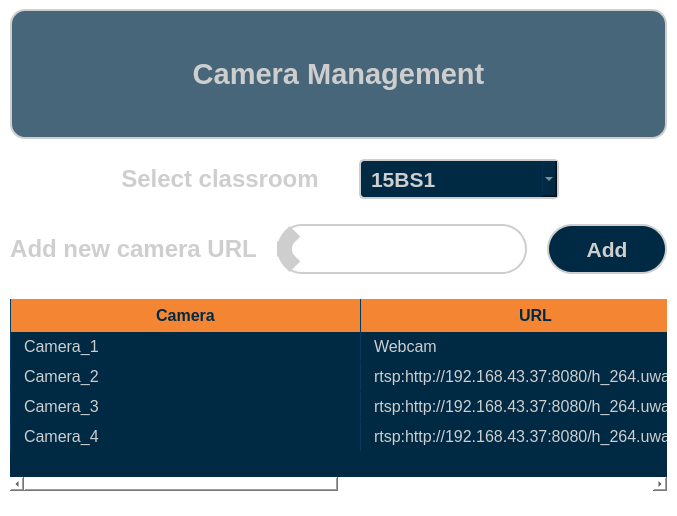
            <widget class="QWidget" name="page_camera">
             <property name="styleSheet">
              <string notr="true">background-color: rgb(255, 255, 255);</string>
             </property>
             <layout class="QVBoxLayout" name="verticalLayout_8" stretch="0,0,0,0">
              <property name="spacing">
               <number>20</number>
              </property>
              <property name="leftMargin">
               <number>10</number>
              </property>
              <property name="topMargin">
               <number>9</number>
              </property>
              <property name="rightMargin">
               <number>10</number>
              </property>
              <property name="bottomMargin">
               <number>25</number>
              </property>
              <item>
               <widget class="QLabel" name="title_camera">
                <property name="minimumSize">
                 <size>
                  <width>0</width>
                  <height>130</height>
                 </size>
                </property>
                <property name="maximumSize">
                 <size>
                  <width>16777215</width>
                  <height>16777215</height>
                 </size>
                </property>
                <property name="font">
                 <font>
                  <family>Segoe UI</family>
                  <pointsize>22</pointsize>
                  <weight>75</weight>
                  <bold>true</bold>
                 </font>
                </property>
                <property name="styleSheet">
                 <string notr="true">QLabel{
	background: rgba(0, 42, 68, 183);
	color: #cecece;
	border: 2px solid #cecece;
	border-radius: 15px;
	
}
</string>
                </property>
                <property name="text">
                 <string>Camera Management</string>
                </property>
                <property name="alignment">
                 <set>Qt::AlignCenter</set>
                </property>
               </widget>
              </item>
              <item>
               <widget class="QFrame" name="select_frame">
                <property name="sizePolicy">
                 <sizepolicy hsizetype="Expanding" vsizetype="Expanding">
                  <horstretch>0</horstretch>
                  <verstretch>0</verstretch>
                 </sizepolicy>
                </property>
                <property name="minimumSize">
                 <size>
                  <width>0</width>
                  <height>0</height>
                 </size>
                </property>
                <property name="maximumSize">
                 <size>
                  <width>16777215</width>
                  <height>40</height>
                 </size>
                </property>
                <property name="styleSheet">
                 <string notr="true">background: transparent;</string>
                </property>
                <property name="frameShape">
                 <enum>QFrame::NoFrame</enum>
                </property>
                <property name="frameShadow">
                 <enum>QFrame::Raised</enum>
                </property>
                <layout class="QHBoxLayout" name="horizontalLayout_4">
                 <property name="spacing">
                  <number>40</number>
                 </property>
                 <property name="leftMargin">
                  <number>0</number>
                 </property>
                 <property name="topMargin">
                  <number>0</number>
                 </property>
                 <property name="rightMargin">
                  <number>0</number>
                 </property>
                 <property name="bottomMargin">
                  <number>0</number>
                 </property>
                 <item alignment="Qt::AlignRight">
                  <widget class="QLabel" name="label_classroom">
                   <property name="sizePolicy">
                    <sizepolicy hsizetype="Preferred" vsizetype="Expanding">
                     <horstretch>0</horstretch>
                     <verstretch>0</verstretch>
                    </sizepolicy>
                   </property>
                   <property name="font">
                    <font>
                     <family>Segoe UI</family>
                     <pointsize>18</pointsize>
                     <weight>75</weight>
                     <bold>true</bold>
                    </font>
                   </property>
                   <property name="styleSheet">
                    <string notr="true">background: transparent;
color: #cecece;</string>
                   </property>
                   <property name="text">
                    <string>Select classroom</string>
                   </property>
                   <property name="alignment">
                    <set>Qt::AlignCenter</set>
                   </property>
                  </widget>
                 </item>
                 <item alignment="Qt::AlignLeft">
                  <widget class="QComboBox" name="select_classroom">
                   <property name="sizePolicy">
                    <sizepolicy hsizetype="Preferred" vsizetype="Expanding">
                     <horstretch>0</horstretch>
                     <verstretch>0</verstretch>
                    </sizepolicy>
                   </property>
                   <property name="minimumSize">
                    <size>
                     <width>200</width>
                     <height>0</height>
                    </size>
                   </property>
                   <property name="maximumSize">
                    <size>
                     <width>250</width>
                     <height>16777215</height>
                    </size>
                   </property>
                   <property name="font">
                    <font>
                     <family>Segoe UI</family>
                     <pointsize>16</pointsize>
                     <weight>75</weight>
                     <bold>true</bold>
                    </font>
                   </property>
                   <property name="cursor">
                    <cursorShape>PointingHandCursor</cursorShape>
                   </property>
                   <property name="styleSheet">
                    <string notr="true">QComboBox {
	color: #cecece;
	background: #002A44;
	border: 2px solid #cecece;
	border-radius: 5px;
	padding: 5px;
	padding-left: 10px;
}

QComboBox QAbstractItemView {
	color: #cecece;
	padding: 10px;
	selection-background-color: #F38533;
}

QComboBox:hover {
	border-color: #F38533;
}

</string>
                   </property>
                   <item>
                    <property name="text">
                     <string>15BS1</string>
                    </property>
                   </item>
                   <item>
                    <property name="text">
                     <string>16BS1</string>
                    </property>
                   </item>
                   <item>
                    <property name="text">
                     <string>27BS2</string>
                    </property>
                   </item>
                   <item>
                    <property name="text">
                     <string>19BS2</string>
                    </property>
                   </item>
                  </widget>
                 </item>
                </layout>
               </widget>
              </item>
              <item>
               <widget class="QFrame" name="add_camera_frame">
                <property name="minimumSize">
                 <size>
                  <width>0</width>
                  <height>60</height>
                 </size>
                </property>
                <property name="maximumSize">
                 <size>
                  <width>16777215</width>
                  <height>60</height>
                 </size>
                </property>
                <property name="styleSheet">
                 <string notr="true">background: transparent;</string>
                </property>
                <property name="frameShape">
                 <enum>QFrame::NoFrame</enum>
                </property>
                <property name="frameShadow">
                 <enum>QFrame::Raised</enum>
                </property>
                <layout class="QHBoxLayout" name="horizontalLayout_5">
                 <property name="spacing">
                  <number>20</number>
                 </property>
                 <property name="leftMargin">
                  <number>0</number>
                 </property>
                 <property name="topMargin">
                  <number>0</number>
                 </property>
                 <property name="rightMargin">
                  <number>0</number>
                 </property>
                 <property name="bottomMargin">
                  <number>0</number>
                 </property>
                 <item>
                  <widget class="QLabel" name="label_add_camera">
                   <property name="sizePolicy">
                    <sizepolicy hsizetype="Preferred" vsizetype="Expanding">
                     <horstretch>0</horstretch>
                     <verstretch>0</verstretch>
                    </sizepolicy>
                   </property>
                   <property name="minimumSize">
                    <size>
                     <width>0</width>
                     <height>50</height>
                    </size>
                   </property>
                   <property name="font">
                    <font>
                     <family>Segoe UI</family>
                     <pointsize>18</pointsize>
                     <weight>75</weight>
                     <bold>true</bold>
                    </font>
                   </property>
                   <property name="styleSheet">
                    <string notr="true">background: transparent;
color: #cecece;</string>
                   </property>
                   <property name="text">
                    <string>Add new camera URL</string>
                   </property>
                   <property name="alignment">
                    <set>Qt::AlignCenter</set>
                   </property>
                  </widget>
                 </item>
                 <item>
                  <widget class="QLineEdit" name="new_camera_url">
                   <property name="minimumSize">
                    <size>
                     <width>0</width>
                     <height>50</height>
                    </size>
                   </property>
                   <property name="font">
                    <font>
                     <family>Segoe UI</family>
                     <pointsize>14</pointsize>
                     <weight>75</weight>
                     <bold>true</bold>
                    </font>
                   </property>
                   <property name="styleSheet">
                    <string notr="true">QLineEdit {
	background: transparent;
	background-image: url(:/24x24/images/icons/24x24/cil-video.png);
	color: #cecece;
	border-radius: 25px;
	padding: 0 15px 0 27px;
	border: 2px solid #cecece;
	background-repeat: no-repeat;
	background-position: left;
	border-left: 15px solid #cecece;
}

QLineEdit:focus, QLineEdit:hover {
	border-color: #F38533;
}</string>
                   </property>
                  </widget>
                 </item>
                 <item>
                  <widget class="QPushButton" name="btn_add_camera">
                   <property name="minimumSize">
                    <size>
                     <width>120</width>
                     <height>50</height>
                    </size>
                   </property>
                   <property name="font">
                    <font>
                     <family>Segoe UI</family>
                     <pointsize>16</pointsize>
                     <weight>75</weight>
                     <bold>true</bold>
                    </font>
                   </property>
                   <property name="cursor">
                    <cursorShape>PointingHandCursor</cursorShape>
                   </property>
                   <property name="styleSheet">
                    <string notr="true">QPushButton {
	color: #cecece;
	background: #002A44;
	border: 2px solid #cecece;
	border-radius: 25px;
	padding: 1px 15px;
}

QPushButton:hover {
	background: #003c5f;
	border-color: #F38533;
}

QPushButton:pressed {
	background: #F38533;
}</string>
                   </property>
                   <property name="text">
                    <string>Add</string>
                   </property>
                  </widget>
                 </item>
                </layout>
               </widget>
              </item>
              <item>
               <widget class="QTableWidget" name="table_camera">
                <property name="sizePolicy">
                 <sizepolicy hsizetype="Expanding" vsizetype="Expanding">
                  <horstretch>0</horstretch>
                  <verstretch>0</verstretch>
                 </sizepolicy>
                </property>
                <property name="cursor" stdset="0">
                 <cursorShape>PointingHandCursor</cursorShape>
                </property>
                <property name="styleSheet">
                 <string notr="true">*{
	background: #003C5F;
	font-size: 16px;
	color: #cecece;
}

QTableWidget {
	background: #002A44;
	border-radius: 5px;
}

 QScrollBar:vertical {
	border: none;
    background: rgb(52, 59, 72);
    width: 14px;
    margin: 21px 0 21px 0;
	border-radius: 0px;
 }

 QScrollBar::handle:vertical {	
	background: rgb(85, 170, 255);
    min-height: 25px;
	border-radius: 7px
 }
 QScrollBar::add-line:vertical {
     border: none;
    background: rgb(55, 63, 77);
     height: 20px;
	border-bottom-left-radius: 7px;
    border-bottom-right-radius: 7px;
     subcontrol-position: bottom;
     subcontrol-origin: margin;
 }
 QScrollBar::sub-line:vertical {
	border: none;
    background: rgb(55, 63, 77);
     height: 20px;
	border-top-left-radius: 7px;
    border-top-right-radius: 7px;
     subcontrol-position: top;
     subcontrol-origin: margin;
 }

 QScrollBar::up-arrow:vertical, QScrollBar::down-arrow:vertical {
     background: none;
 }

 QScrollBar::add-page:vertical, QScrollBar::sub-page:vertical {
     background: none;
 }


QHeaderView::section:horizontal {
	background-color: #F38533;
	padding: 5px;
	font-size: 16px;
	font-weight: bold;
	color: #002A44;
	border-radius: 0;
	border-left: 1px solid #003C5F;
}

QTableView::item {
	background: #002A44;
	border-left: 1px solid #003c5f;
	color: #cecece;
	padding-left: 10px;
}

QTableView::item:hover, QTableView::item:selected, QTableView::item:focus {
	background: #003c5f;
	color: #cecece;
}
</string>
                </property>
                <property name="frameShape">
                 <enum>QFrame::NoFrame</enum>
                </property>
                <property name="verticalScrollBarPolicy">
                 <enum>Qt::ScrollBarAsNeeded</enum>
                </property>
                <property name="editTriggers">
                 <set>QAbstractItemView::DoubleClicked</set>
                </property>
                <property name="alternatingRowColors">
                 <bool>false</bool>
                </property>
                <property name="selectionMode">
                 <enum>QAbstractItemView::SingleSelection</enum>
                </property>
                <property name="selectionBehavior">
                 <enum>QAbstractItemView::SelectRows</enum>
                </property>
                <property name="textElideMode">
                 <enum>Qt::ElideLeft</enum>
                </property>
                <property name="gridStyle">
                 <enum>Qt::NoPen</enum>
                </property>
                <property name="sortingEnabled">
                 <bool>true</bool>
                </property>
                <property name="wordWrap">
                 <bool>true</bool>
                </property>
                <property name="cornerButtonEnabled">
                 <bool>true</bool>
                </property>
                <attribute name="horizontalHeaderCascadingSectionResizes">
                 <bool>true</bool>
                </attribute>
                <attribute name="horizontalHeaderDefaultSectionSize">
                 <number>350</number>
                </attribute>
                <attribute name="horizontalHeaderStretchLastSection">
                 <bool>true</bool>
                </attribute>
                <attribute name="verticalHeaderVisible">
                 <bool>false</bool>
                </attribute>
                <attribute name="verticalHeaderStretchLastSection">
                 <bool>false</bool>
                </attribute>
                <row>
                 <property name="text">
                  <string>1</string>
                 </property>
                </row>
                <row>
                 <property name="text">
                  <string>2</string>
                 </property>
                </row>
                <row>
                 <property name="text">
                  <string>3</string>
                 </property>
                </row>
                <row>
                 <property name="text">
                  <string>4</string>
                 </property>
                </row>
                <column>
                 <property name="text">
                  <string>Camera</string>
                 </property>
                </column>
                <column>
                 <property name="text">
                  <string>URL</string>
                 </property>
                </column>
                <item row="0" column="0">
                 <property name="text">
                  <string>Camera_1</string>
                 </property>
                </item>
                <item row="0" column="1">
                 <property name="text">
                  <string>Webcam</string>
                 </property>
                </item>
                <item row="1" column="0">
                 <property name="text">
                  <string>Camera_2</string>
                 </property>
                </item>
                <item row="1" column="1">
                 <property name="text">
                  <string>rtsp:http://192.168.43.37:8080/h_264.uwa</string>
                 </property>
                </item>
                <item row="2" column="0">
                 <property name="text">
                  <string>Camera_3</string>
                 </property>
                </item>
                <item row="2" column="1">
                 <property name="text">
                  <string>rtsp:http://192.168.43.37:8080/h_264.uwa</string>
                 </property>
                </item>
                <item row="3" column="0">
                 <property name="text">
                  <string>Camera_4</string>
                 </property>
                </item>
                <item row="3" column="1">
                 <property name="text">
                  <string>rtsp:http://192.168.43.37:8080/h_264.uwa</string>
                 </property>
                </item>
               </widget>
              </item>
             </layout>
            </widget>
